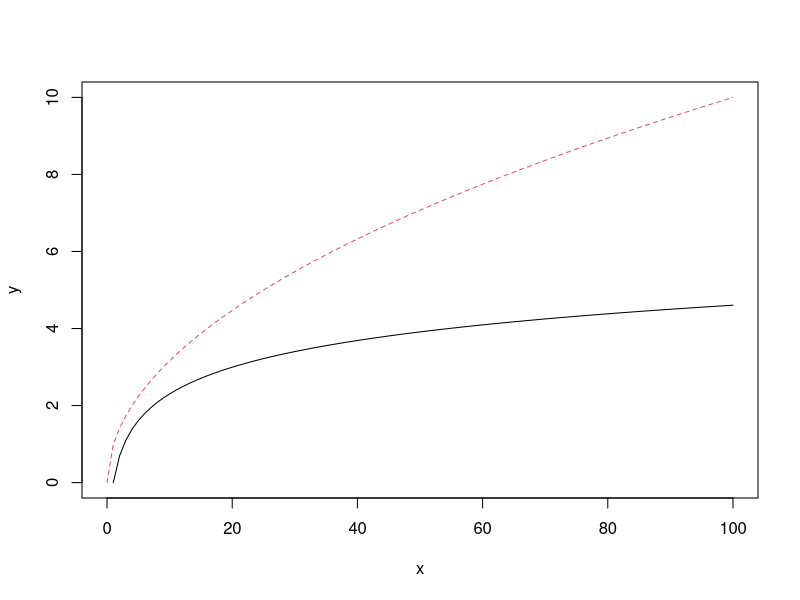
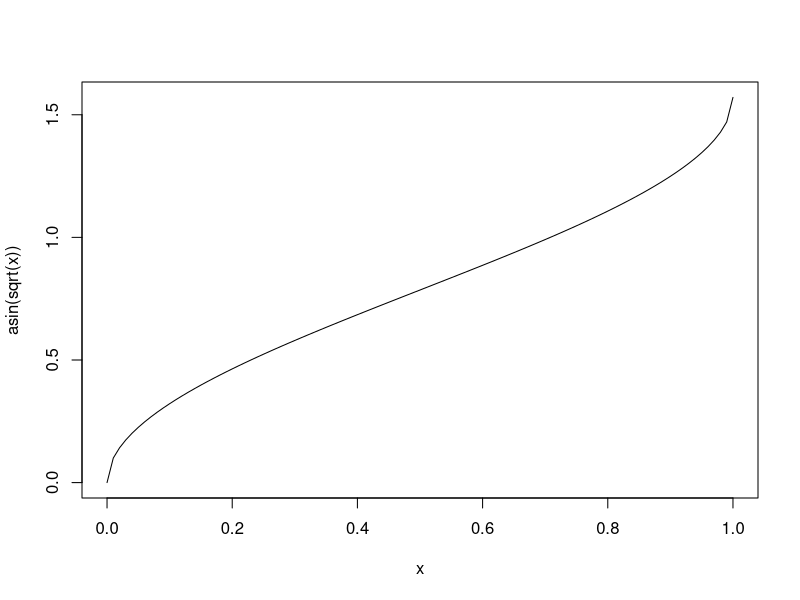

The R script that drew these images, in order:
#
# Project: r-examples (github.com/garciparedes/r-examples)
# Author: Sergio García Prado (garciparedes.me)
# Date: 2017-12
# Title: Data Transformations form ANOVA 
#

# Transformations of (0,inf] Data
x <- 0:100
y <- cbind(log(x), sqrt(x))
matplot(x, y, type = "l")

# Transformations of [0,1] Data
x <- seq(0,1,0.01)
plot(x, asin(sqrt(x)), type = "l")
